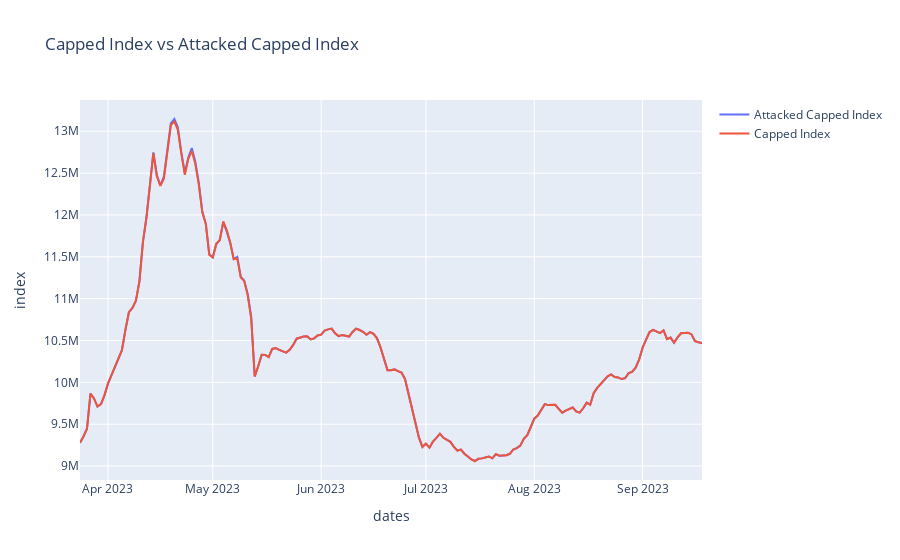

Source (notebook cell):
### Code cell
ind, ind_data = most_traded_index(
    df=agg_df_hist,
    n=5000,
    quantity_measure='min_quantity',
    raw_index=raw_index,
    compare=False,
    min_quantity=100,
    plot=False
)
ind_data = get_index_share(ind_data)
mapping = pd.read_csv('data/csgo_mapping.csv', index_col=0)
# Limit data to after mapping learning date
ind_data = ind_data[ind_data['dates.date'] > '2023-03-23']
ind_data = ind_data.merge(mapping, on='market_hash_name', how='inner')
# map_df = get_caps(ind_data, upper_multiplier=1, lower_multiplier=1)
map_df = get_caps_k(ind_data)
attacked_df = simulate_attack(map_df, item_list_top(3), 30, increase=True)
attacked_df = get_index_share(attacked_df)
# att_capped_ind, valid, invalid_lower, invalid_upper = cap_index(attacked_df)
att_capped_ind = cap_index(attacked_df, max_iter=1000)
plot_inds(capped_ind, att_capped_ind, 'Capped Index', 'Attacked Capped Index')

### Figure 1 — Plotly figure (JSON) as saved in the notebook; plotly's stock layout.template omitted (floating-point values rounded to 4 significant figures; data arrays with more than 128 entries replaced by an {"elided": "..."} marker saying what was removed)
{"data": [{"mode": "lines", "name": "Attacked Capped Index", "type": "scatter", "x": {"elided": "179 str values"}, "y": {"elided": "179 float values"}}, {"mode": "lines", "name": "Capped Index", "type": "scatter", "x": {"elided": "179 str values"}, "y": {"elided": "179 float values"}}], "layout": {"title": {"text": "Capped Index vs Attacked Capped Index"}, "xaxis": {"title": {"text": "dates"}}, "yaxis": {"title": {"text": "index"}}}}
